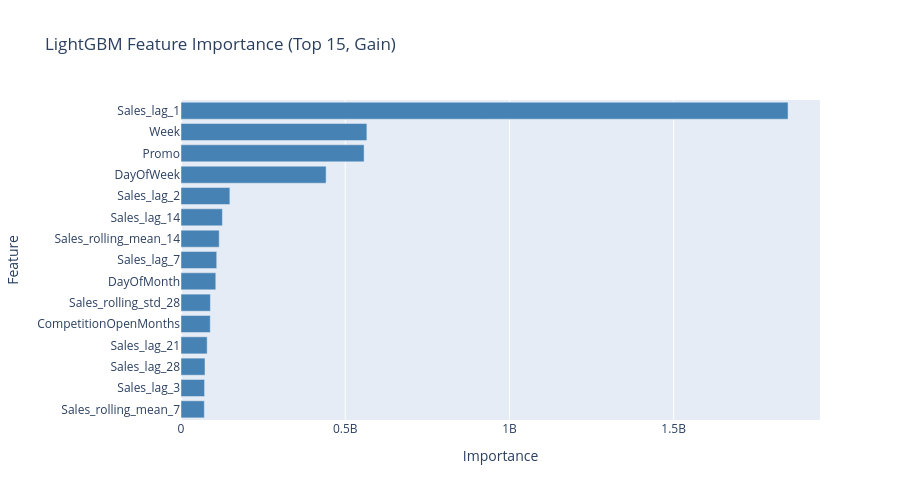

The notebook cell this image was saved under:
### Code cell
# Feature importance
importance = pd.DataFrame({
    'feature': feature_cols,
    'importance': model.feature_importance(importance_type='gain')
}).sort_values('importance', ascending=True).tail(15)

fig = go.Figure(go.Bar(
    x=importance['importance'],
    y=importance['feature'],
    orientation='h',
    marker_color='steelblue'
))

fig.update_layout(
    title='LightGBM Feature Importance (Top 15, Gain)',
    xaxis_title='Importance',
    yaxis_title='Feature',
    height=500
)
fig.show()

print("\nTop 10 features:")
print(importance.tail(10)[['feature', 'importance']].to_string())

import os
os.makedirs("../docs", exist_ok=True)
fig.write_image("../docs/feature_importance.png", width=1200, height=600, scale=2)
print("Saved: ../docs/feature_importance.png")

### Figure 1 — Plotly figure (JSON) as saved in the notebook; plotly's stock layout.template omitted (floating-point values rounded to 4 significant figures)
{"data": [{"marker": {"color": "steelblue"}, "orientation": "h", "type": "bar", "x": [71020000.0, 71750000.0, 73120000.0, 79650000.0, 89080000.0, 89480000.0, 105900000.0, 108800000.0, 116400000.0, 126000000.0, 148800000.0, 441800000.0, 557400000.0, 565900000.0, 1848000000.0], "y": ["Sales_rolling_mean_7", "Sales_lag_3", "Sales_lag_28", "Sales_lag_21", "CompetitionOpenMonths", "Sales_rolling_std_28", "DayOfMonth", "Sales_lag_7", "Sales_rolling_mean_14", "Sales_lag_14", "Sales_lag_2", "DayOfWeek", "Promo", "Week", "Sales_lag_1"]}], "layout": {"height": 500, "title": {"text": "LightGBM Feature Importance (Top 15, Gain)"}, "xaxis": {"title": {"text": "Importance"}}, "yaxis": {"title": {"text": "Feature"}}}}
